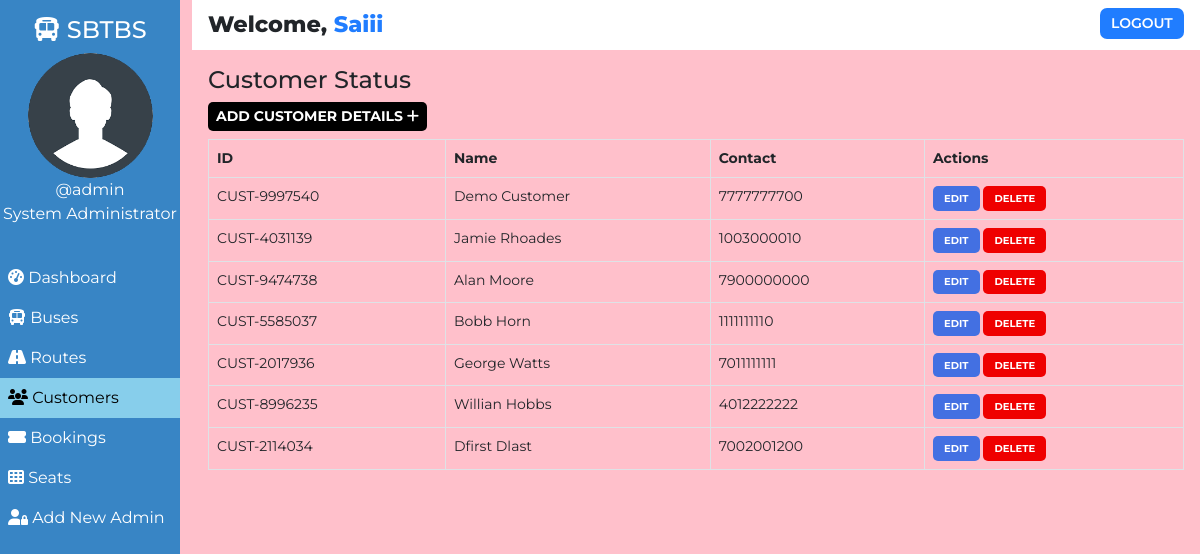
Page /admin/customer.php (signed in) on the committed database.
### tables this page shows
CREATE TABLE `users` (
  `user_id` int(11) NOT NULL,
  `user_fullname` varchar(100) NOT NULL,
  `user_name` varchar(30) NOT NULL,
  `user_password` varchar(255) NOT NULL,
  `user_created` datetime NOT NULL DEFAULT CURRENT_TIMESTAMP
);

CREATE TABLE `customers` (
  `id` int(100) NOT NULL,
  `customer_id` varchar(255) NOT NULL,
  `customer_name` varchar(30) NOT NULL,
  `customer_phone` varchar(10) NOT NULL,
  `customer_created` datetime NOT NULL DEFAULT CURRENT_TIMESTAMP
);

### admin/customer.php (the view, shortened to what this page needs)
<!DOCTYPE html>
<html lang="en">
<head>
    <link href="https://cdn.jsdelivr.net/npm/bootstrap@5.0.1/dist/css/bootstrap.min.css" rel="stylesheet">
    <?php
        $page="customer";
    ?>
</head>
<body>
    <?php require '../assets/partials/_admin-header.php';?>
        <?php
            $resultSql = "SELECT * FROM `customers` ORDER BY customer_created DESC";
            $resultSqlResult = mysqli_query($conn, $resultSql);
            if(!mysqli_num_rows($resultSqlResult)){ ?>
                <div class="container mt-4">
                    <div id="noCustomers" class="alert alert-dark " role="alert">
                        <h1 class="alert-heading">No Customers Found!!</h1>
                        <p class="fw-light">Be the first person to add one!</p>
                        <hr>
                        <div id="addCustomerAlert" class="alert alert-success" role="alert">
                                Click on <button id="add-button" class="button btn-sm"type="button"data-bs-toggle="modal" data-bs-target="#addModal">ADD <i class="fas fa-plus"></i></button> to add a customer!
                        </div>
                    </div>
                </div>
            <?php }
            else { ?>
            <section id="customer">
                <div id="head">
                    <h4>Customer Status</h4>
                </div>
                <div id="customer-results">
                    <div>
                        <button id="add-button" class="button btn-sm"type="button"data-bs-toggle="modal" data-bs-target="#addModal">Add Customer Details <i class="fas fa-plus"></i></button>
                    </div>
                    <table class="table table-hover table-bordered">
                        <thead>
                            <th>ID</th>
                            <th>Name</th>
                            <th>Contact</th>
                            <th>Actions</th>
                        </thead>
                        <?php
                            while($row = mysqli_fetch_assoc($resultSqlResult))
                            {
                                $id = $row["id"];
                                $customer_id = $row["customer_id"];
                                $customer_name = $row["customer_name"];
                                $customer_phone = $row["customer_phone"];
                        ?>
                        <tr>
                            <td>
                                <?php
                                    echo $customer_id;
                                ?>
                            </td>
                            <td>
                                <?php
                                    echo $customer_name;
                                ?>
                            </td>
                            <td>
                                <?php
                                    echo $customer_phone;
                                ?>
                            </td>
                            <td>
                            <button class="button edit-button " data-link="<?php echo $_SERVER['REQUEST_URI']; ?>" data-id="<?php
                                                echo $customer_id;?>" data-name="<?php
                                                echo $customer_name;?>" data-phone="<?php
                                                echo $customer_phone;?>"
                                                >Edit</button>
                                            <button class="button delete-button" data-bs-toggle="modal" data-bs-target="#deleteModal" data-id="<?php
                                                echo $id;?>">Delete</button>
                            </td>
                        </tr>
                    <?php
                        }
                    ?>
                    </table>
                </div>
            </section>
            <?php } ?>
        </div>
    </main>
</body>
</html>

### assets/partials/_admin-header.php (shortened to what this page needs)
<?php
    $conn = db_connect();
    $user_id = $_SESSION['user_id'];
    $sql = "SELECT * FROM users WHERE user_id = $user_id";
    $result = mysqli_query($conn, $sql);
    if($row = mysqli_fetch_assoc($result))
    {
        $user_fullname = $row["user_fullname"];
        $user_name = $row["user_name"];
    }
?>
    <main id="container">
        <div id="sidebar">
            <h4><i class="fas fa-bus"></i> SBTBS</h4>
            <div>
                <img class="adminDp" src="../assets/img/userav-min.png" height="125px" alt="Admin Profile Pic">
                <p>
                    <?php  echo '@'.$user_name;  ?>
                </p>
                <p>System Administrator</p>
            </div>
            <ul id="options">
                <li class="option <?php if($page=='dashboard'){ echo 'active';}?>">
                    <a href="./dashboard.php">
                    <i class="fas fa-tachometer-alt"></i> Dashboard
                    </a>
                </li>
                <li class="option <?php if($page=='bus'){ echo 'active';}?>">
                    <a href="./bus.php">
                    <i class="fas fa-bus"></i> Buses
                    </a>
                </li>
                <li class="option <?php if($page=='route'){ echo 'active';}?>">
                    <a href="./route.php">
                    <i class="fas fa-road"></i> Routes
                    </a>
                </li>
                <li class="option <?php if($page=='customer'){ echo 'active';}?>">
                    <a href="./customer.php">
                    <i class="fas fa-users"></i> Customers
                    </a>
                </li>
                <li class="option <?php if($page=='booking'){ echo 'active';}?>">
                    <a href="./booking.php">
                    <i class="fas fa-ticket-alt"></i> Bookings
                    </a>
                </li>
                <li class="option <?php if($page=='seat'){ echo 'active';}?>">
                    <a href="./seat.php">
                    <i class="fas fa-th"></i> Seats
                    </a>
                </li>
                <li class="option <?php if($page=='signup'){ echo 'active';}?>">
                    <a href="./signup.php">
                    <i class="fas fa-user-lock"></i> Add New Admin
                    </a>
                </li>
            </ul>
        </div>
        <div id="main-content">
            <section id="welcome">
                <ul>
                    <li class="welcome-item">Welcome,
                        <span id="USER">
                            <?php
                                echo $user_fullname;
                            ?>
                        </span>
                    </li>
                    <li class="welcome-item">
                        <button id="logout" class="btn-sm">
                            <a href="../assets/partials/_logout.php">LOGOUT</a>
                        </button>
                    </li>
                </ul>
            </section>

### assets/styles/admin.php (style rules this page uses)
body { margin: 0; box-sizing: border-box; font-family: 'Montserrat', sans-serif; background-color: pink; }
html { scroll-behavior: smooth; }
*, *::after, *::before { box-sizing: inherit; }
#USER { color: #207DFF; }
.adminDp { border-radius: 50%; }
#welcome { background-color: white; }
#welcome ul { display: flex; justify-content: space-between; list-style-type: none; padding: 0; margin: 0; }
#welcome li { margin: 0 1rem; padding: 0.5rem 0; }
#welcome li:first-child { font-weight: 800; font-size: 1.4rem; }
#logout { padding: 0.3rem 0.7rem; background-color: #207DFF; font-weight: 600; outline: none; border: none; border-radius: 7px; }
#logout a { color: white; text-decoration: none; }
@media only screen and (min-width:1000px) { #sidebar { text-align: center; background-color: #3885c5; color: white; width: 15%; position: fixed; top: 0%; padding-top: 1rem; z-index: 2; height: 100vh; } }
@media only screen and (min-width:1000px) { #sidebar p { margin: 0; } }
@media only screen and (min-width:1000px) { #sidebar ul { margin-top: 2rem; } }
@media only screen and (min-width:1000px) { #options { list-style-type: none; text-align: left; padding-left: 0; } }
@media only screen and (min-width:1000px) { .option a { display: block; padding: 0.5rem; text-decoration: none; color: inherit; } }
@media only screen and (min-width:1000px) { .active { background-color:skyblue; color:black; } }
@media only screen and (min-width:1000px) { #main-content { margin-left: 16%; } }

### assets/styles/admin-options.php (style rules this page uses)
* { font-family: Montserrat; }
#booking #head, #customer #head, #route #head, #seat #head, #bus #head { padding-top: 1rem; }
#booking, #customer, #route, #bus, #seat { padding: 0 1rem; }
#booking-results > div, #customer-results > div, #route-results > div, #bus-results > div { margin-bottom: 0.5rem; }
#booking-results button, #customer-results button, #route button, #bus-results button { border-radius: 5px; }
.button { border: none; font-weight: bold; text-transform: uppercase; }
#add-button { background-color: black; color: white; }
table { font-size: 14px; }
#bus .edit-button, #bus .delete-button, #route .edit-button, #route .delete-button, #customer .edit-button, #customer .delete-button { padding: 0.3rem 0.7rem; }
table th,td { padding-left: 0.3rem; }
table button { color: white; }
.edit-button { background-color: #4370E2; }
.delete-button { background-color: #EF0000; }
.edit-button, .delete-button { font-size: 10px }

### rows in the picture
users: user_name "admin", user_fullname "Saiii"
customers: customer "CUST-9997540", customer_name "Demo Customer", customer_phone "7777777700"
customers: customer "CUST-4031139", customer_name "Jamie Rhoades", customer_phone "1003000010"
customers: customer "CUST-9474738", customer_name "Alan Moore", customer_phone "7900000000"
customers: customer "CUST-5585037", customer_name "Bobb Horn", customer_phone "1111111110"
customers: customer "CUST-2017936", customer_name "George Watts", customer_phone "7011111111"
customers: customer "CUST-8996235", customer_name "Willian Hobbs", customer_phone "4012222222"
customers: customer "CUST-2114034", customer_name "Dfirst Dlast", customer_phone "7002001200"
